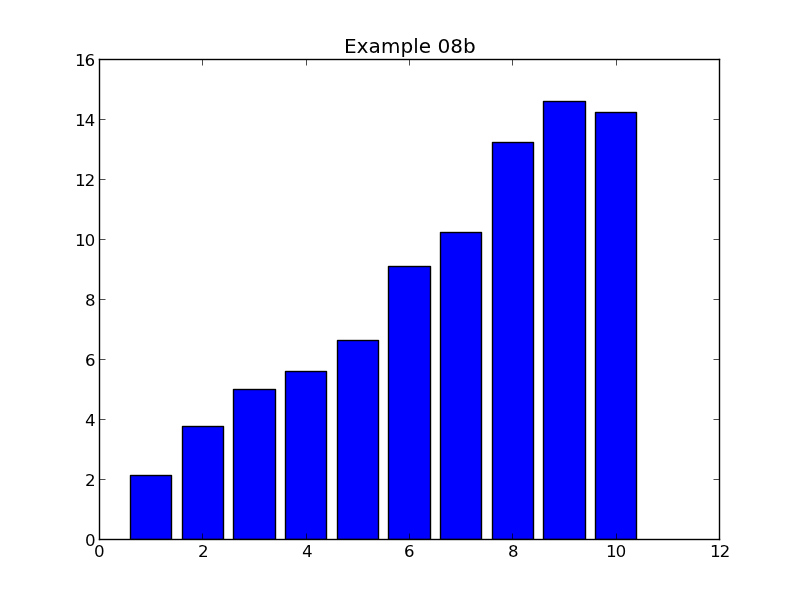

Here is the Python script that generated this plot:
import matplotlib.pyplot as pyplot
import plotdata

x = plotdata.data08x
y = plotdata.data08y

pyplot.bar(x,y, align='center')

pyplot.title('Example 08b')
pyplot.savefig('example08b.png')
